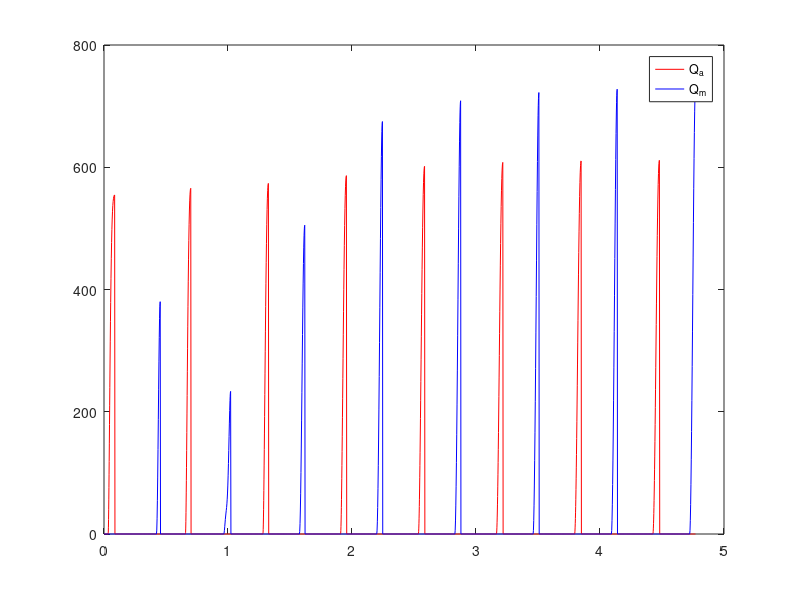

Here is the MATLAB script that generated this plot: (Note: this script raises an error after producing the figure.)
% Please change the name of this file and of the main function to include
% your name.  
function Saimai_Lau_circulation_model
close all,clc

% This quantity is needed to convert data from the literature in cgs units
% to the units used in this file.
pressure_conversion=1333.2237; % number of dyne*sec/cm^5 in 1 mmHg

% The following parameters were taken from the literature for this model.
% The units and the authors of the work from which they are taken are
% listed.
L_la=0.00005; % mmHg s^2/ml, Danielsen and Ottesen 2004
L_lv=0.000416; % mmHg s^2/ml, Danielsen and Ottesen 2004
v_lv0=2; % ml, Danielsen and Ottesen 2004
v_d0=205+370+401; % ml, Danielsen and Ottesen 2004
R_c=90/pressure_conversion; % mmHg s/ml, Westerhof, Elzinga, Sipkema 1971
R_d=1200/pressure_conversion; % mmHg s/ml, Westerhof, Elzinga, Sipkema 1971
C_d=8e-4*pressure_conversion; % ml/mmHg, Westerhof, Elzinga, Sipkema 1971

% The following parameters are given to approximate actual physiology.
p_la = 12; % mmHg, chosen to give the desired results
initial_v_lv = 128.35607011204; % ml
initial_v_d = 1053.96962417265; % ml

% Set the number of cycles for the first set of conditions.
num_cycles=8;

% Run the simulation once for the initial set of conditions and then for the
% reduced value of R_d.
for first_set_of_conditions=[true false]
	if ~first_set_of_conditions % i.e. if this is not the first simulation
		% Lower R_d for the second set of conditions.
		R_d=R_d*2/3;
		% Run the second set of conditions for 20 cycles.
		num_cycles=20;
	end

	% Start the simulation at time 0.
	initial_t=0;

	% Use the following order for the state variables.
	% y=[Q_m v_lv Q_a v_d]

	% Initialize variables to store the solution.
	Q_m_soln=0;
	v_lv_soln=initial_v_lv;
	Q_a_soln=0;
	v_d_soln=initial_v_d;
	t_soln=initial_t;

    final_t = 30;
    last_contraction_indx = 0;

	for cycle=1:num_cycles
%         if ~first_set_of_conditions
%             fprintf("looping\n")
%         end
		% The code inside this "for" loop will be executed num_cycles times.
		% Because of the shape of the elastance vs. time curve, each cardiac
		% cycle must begin with isovolumic contraction.

		% Please use a 'Maxstep' of 0.01 as in the sample system.
		
		% Solve the system for isovolumic contraction.
%         fprintf("Isovolumic contraction, t= %f.\n", t_soln(end))
        last_contraction_indx = length(t_soln)+1;
        if Q_a_soln(end)*R_c+1/C_d*(v_d_soln(end)-v_d0)-elastance(t_soln(end))*(v_lv_soln(end)-v_lv0) > 0
%         last_contraction_indx = length(t_soln)+1;
        options = odeset('Events', @(t,y)valve_a_opening_test(t,y,v_lv0,R_c,C_d,v_d0),'Maxstep',0.01);
		[t_ode_soln,y_ode_soln,t_event,y_event,i_event] = ... 
            ode45(@(t,y)dydt_m_closed_a_closed(t,y,p_la,L_la,R_d,v_d0,R_c,C_d,v_lv0,L_lv), ... 
            [t_soln(end) final_t], ... % desired time limits of solution
            [Q_m_soln(1) v_lv_soln(end) Q_a_soln(1) v_d_soln(end)], ... % initial values of state variables
            options); % ODE solver options defined above

        t_soln = [t_soln; t_ode_soln(2:end); t_event];
        Q_m_soln = [Q_m_soln; y_ode_soln(2:end,1); y_event(1)];
        v_lv_soln = [v_lv_soln; y_ode_soln(2:end,2); y_event(2)];
        Q_a_soln = [Q_a_soln; y_ode_soln(2:end,3); y_event(3)];
        v_d_soln = [v_d_soln; y_ode_soln(2:end,4); y_event(4)];
        end

		% Solve the system for ejection.
%         fprintf("Ejection, t= %f.\n", t_soln(end))
        options = odeset('Events', @(t,y)valve_a_closing_test(t,y,v_lv0,R_c,C_d,v_d0),'Maxstep',0.01);
		[t_ode_soln,y_ode_soln,t_event,y_event,i_event] = ... 
            ode45(@(t,y)dydt_m_closed_a_open(t,y,p_la,L_la,R_d,v_d0,R_c,C_d,v_lv0,L_lv), ... 
            [t_soln(end) final_t], ... % desired time limits of solution
            [Q_m_soln(1) v_lv_soln(end) Q_a_soln(end) v_d_soln(end)], ... % initial values of state variables
            options); % ODE solver options defined above

        t_soln = [t_soln; t_ode_soln(2:end); t_event];
        Q_m_soln = [Q_m_soln; y_ode_soln(2:end,1); y_event(1)];
        v_lv_soln = [v_lv_soln; y_ode_soln(2:end,2); y_event(2)];
        Q_a_soln = [Q_a_soln; y_ode_soln(2:end,3); y_event(3)];
        v_d_soln = [v_d_soln; y_ode_soln(2:end,4); y_event(4)];
		
		% Solve the system for isovolumic relaxation.
%         fprintf("Isovolumic relaxation, t= %f.\n", t_soln(end))
        options = odeset('Events', @(t,y)valve_m_opening_test(t,y,v_lv0,p_la),'Maxstep',0.01);
		[t_ode_soln,y_ode_soln,t_event,y_event,i_event] = ... 
            ode45(@(t,y)dydt_m_closed_a_closed(t,y,p_la,L_la,R_d,v_d0,R_c,C_d,v_lv0,L_lv), ... 
            [t_soln(end) final_t], ... % desired time limits of solution
            [Q_m_soln(1) v_lv_soln(end) Q_a_soln(1) v_d_soln(end)], ... % initial values of state variables
            options); % ODE solver options defined above

        t_soln = [t_soln; t_ode_soln(2:end); t_event];
        Q_m_soln = [Q_m_soln; y_ode_soln(2:end,1); y_event(1)];
        v_lv_soln = [v_lv_soln; y_ode_soln(2:end,2); y_event(2)];
        Q_a_soln = [Q_a_soln; y_ode_soln(2:end,3); y_event(3)];
        v_d_soln = [v_d_soln; y_ode_soln(2:end,4); y_event(4)];
		
		% Solve the system for filling.
%         fprintf("Filling, t= %f.\n", t_soln(end))
        options = odeset('Events', @(t,y)valve_m_closing_test(t,y,v_lv0,p_la),'Maxstep',0.01);
		[t_ode_soln,y_ode_soln,t_event,y_event,i_event] = ... 
            ode45(@(t,y)dydt_m_open_a_closed(t,y,p_la,L_la,R_d,v_d0,R_c,C_d,v_lv0,L_lv), ... 
            [t_soln(end) final_t], ... % desired time limits of solution
            [Q_m_soln(end) v_lv_soln(end) Q_a_soln(1) v_d_soln(end)], ... % initial values of state variables
            options); % ODE solver options defined above

        t_soln = [t_soln; t_ode_soln(2:end); t_event];
        Q_m_soln = [Q_m_soln; y_ode_soln(2:end,1); y_event(1)];
        v_lv_soln = [v_lv_soln; y_ode_soln(2:end,2); y_event(2)];
        Q_a_soln = [Q_a_soln; y_ode_soln(2:end,3); y_event(3)];
        v_d_soln = [v_d_soln; y_ode_soln(2:end,4); y_event(4)];
		
	end
	
	% Create the required plots and compute the requested pressure and work
    if first_set_of_conditions
        condit = "(Normal)";
    else
        condit = "(Injured)";
    end
	% outputs.
%     t_soln = t_soln(1:end-1);
    figure()
    plot(t_soln,Q_a_soln,'r-'), hold on
    plot(t_soln,Q_m_soln,'b-')
    legend('Q_a','Q_m',Location='southeast')
    title("Q vs. time "+condit); % provides a title
    xlabel('time (seconds)'); % labels the x axis
    ylabel('flow rate (ml/s)'); % labels the y axis

    figure()
    p_lv_soln = elastance(t_soln).*(v_lv_soln-v_lv0);
    p_d_soln = 1/C_d.*(v_d_soln-v_d0);
    plot(t_soln,p_lv_soln,'r-'), hold on
    plot(t_soln,p_d_soln,'b-')
    legend('P_{lv}','P_d')
    title("p vs. time "+condit); % provides a title
    xlabel('time (seconds)'); % labels the x axis
    ylabel('pressure (mmHg)'); % labels the y axis
%     xlim([0 1.2])
%     ylim([-1 300])

    figure()
    plot(v_lv_soln,p_lv_soln,'r-')
    title("PV loop for left ventricle "+condit); % provides a title
    xlabel('v_{lv} (ml)'); % labels the x axis
    ylabel('p_{lv} (mmHg)'); % labels the y axis
%     xlim([0 150])
%     ylim([0 250])
    
    work = 0.0;
    for i=length(v_lv_soln):-1:last_contraction_indx
        work = work - (p_lv_soln(i)+p_lv_soln(i-1))*(v_lv_soln(i)-v_lv_soln(i-1))/2;
    end
    fprintf("Maximum p_d "+condit+" = %f.\n", max(p_d_soln))
    fprintf("Minimum p_d "+condit+" = %f.\n", min(p_d_soln))
    fprintf("Work done by the last cycle "+condit+" = %f.\n", work)
    
end
end



% End of main function.

%%%%%%%%%%%%%%%%%%%%%%%%%%%%%%%%%%%%%%%%%%%%%%%%%%%%%%%%%%%%%%%%%%%%%%%%%%

% Create functions that will be used by the ODE solver to evaluate the
% time derivatives of the state variables.

function dydt = dydt_m_closed_a_open(t_current,y_current,p_la,L_la,R_d,v_d0,R_c,C_d,v_lv0,L_lv)
dydt(1,1) = 0;
dydt(2,1) = y_current(1)-y_current(3);
dydt(3,1) = 1/L_lv*(elastance(t_current)*(y_current(2)-v_lv0)-y_current(3)*R_c-1/C_d*(y_current(4)-v_d0));
dydt(4,1) = y_current(3)-1/R_d/C_d*(y_current(4)-v_d0);
end

function dydt = dydt_m_open_a_open(t_current,y_current,p_la,L_la,R_d,v_d0,R_c,C_d,v_lv0,L_lv)
dydt(1,1) = 1/L_la*(p_la-elastance(t_current)*(y_current(2)-v_lv0));
dydt(2,1) = y_current(1)-y_current(3);
dydt(3,1) = 1/L_lv*(elastance(t_current)*(y_current(2)-v_lv0)-y_current(3)*R_c-1/C_d*(y_current(4)-v_d0));
dydt(4,1) = y_current(3)-1/R_d/C_d*(y_current(4)-v_d0);
end

function dydt = dydt_m_open_a_closed(t_current,y_current,p_la,L_la,R_d,v_d0,R_c,C_d,v_lv0,L_lv)
dydt(1,1) = 1/L_la*(p_la-elastance(t_current)*(y_current(2)-v_lv0));
dydt(2,1) = y_current(1)-y_current(3);
dydt(3,1) = 0;
dydt(4,1) = y_current(3)-1/R_d/C_d*(y_current(4)-v_d0);
end

function dydt = dydt_m_closed_a_closed(t_current,y_current,p_la,L_la,R_d,v_d0,R_c,C_d,v_lv0,L_lv)
dydt(1,1) = 0;
dydt(2,1) = y_current(1)-y_current(3);
dydt(3,1) = 0;
dydt(4,1) = y_current(3)-1/R_d/C_d*(y_current(4)-v_d0);
end

%%%%%%%%%%%%%%%%%%%%%%%%%%%%%%%%%%%%%%%%%%%%%%%%%%%%%%%%%%%%%%%%%%%%%%%%%%

% Create functions that will be used by the ODE solver to test for the
% openings and closings of valves.

function [value,stop,dir] = valve_m_opening_test(t_current,y_current, v_lv0,p_la)
dp_m_valve = elastance(t_current)*(y_current(2)-v_lv0)-p_la;
value = dp_m_valve;
stop = 1;
dir = -1;
end

function [value,stop,dir] = valve_a_opening_test(t_current,y_current, v_lv0,R_c,C_d,v_d0)
dp_a_valve = y_current(3)*R_c+1/C_d*(y_current(4)-v_d0)-elastance(t_current)*(y_current(2)-v_lv0);
value = dp_a_valve;
stop = 1;
dir = -1;
end

function [value,stop,dir] = valve_m_closing_test(t_current,y_current, v_lv0,p_la)
dp_m_valve = p_la-elastance(t_current)*(y_current(2)-v_lv0);
value = dp_m_valve;
stop = 1;
dir = -1;
end

function [value,stop,dir] = valve_a_closing_test(t_current,y_current, v_lv0,R_c,C_d,v_d0)
dp_a_valve = elastance(t_current)*(y_current(2)-v_lv0)-(y_current(3)*R_c+1/C_d*(y_current(4)-v_d0));
value = dp_a_valve;
stop = 1;
dir = -1;
end

%%%%%%%%%%%%%%%%%%%%%%%%%%%%%%%%%%%%%%%%%%%%%%%%%%%%%%%%%%%%%%%%%%%%%%%%%%

function E = elastance(t)
% Return the elastance value and its derivative at a time or a column
% vector of times t from the normal data in the following paper:
% Single-Beat Estimation of End-Systolic Pressure-Volume Relation in
% Humans, A New Method With the Potential for Noninvasive Application
% Authors: Hideaki Senzaki, MD; Chen-Huan Chen, MD; David A. Kass, MD
% Circulation 1996; 94:2497-2506

% pi/2 was added to this table to cause sin()=1 for the first term.
Senzaki_table_4=[28.38975 pi/2;
    37.58583 .08367674;
    21.02345 -1.486758;
    7.665592 2.865675;
    4.809436 .1677238;
    4.181973 4.630239;
    1.940692 3.088379;
    .5870049 -.3053668;
    1.181256 4.410703;
    .84039 3.181538;
    .02259011 1.242886;
    .3071458 4.156753;
    .3226207 2.946186];
% Table 1 states that normal subjects had heart rates of 95 beats per
% minute.
hrt_rate=95;
% Table 1 states that normal subjects had end-systolic elastances of
% 2.0 mmHg/ml.
E_es=2.0;

% Compute the elastance values from the sine series.
period=60/hrt_rate;
t_sin=t/period*2*pi;
E=E_es*sum(10^-2*ones(size(t))*Senzaki_table_4(:,1)'.* ...
    sin(t_sin*[0:12]+ones(size(t))*Senzaki_table_4(:,2)'),2);
end

